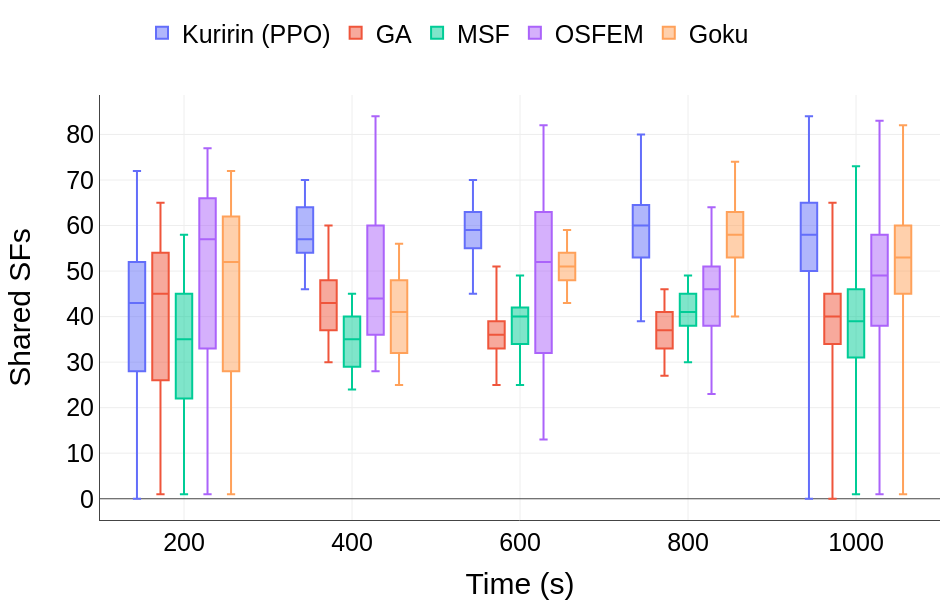

Write notebook code for a chart like this one.
### Code cell
data = {
    "Time (s)": tempos,
    "Kuririn (PPO)": dicio_csv_kuririn["shared_vnfs"],
    "GA": dicio_csv_GA["shared_vnfs"],
    "MSF": dicio_csv_MSF["shared_vnfs"],
    "OSFEM": dicio_csv_osfem["shared_vnfs"],
    "Goku": dicio_csv_goku["shared_vnfs"],
    # 'Vegeta': dicio_csv_GA["shared_vnfs"],
}

df = pd.DataFrame(data)

df_long = df.melt(id_vars=["Time (s)"], var_name="Method", value_name="Shared SFs")

# Criando o gráfico de box plot
fig = px.box(
    df_long,
    x="Time (s)",
    y="Shared SFs",
    color="Method",
    title=None,
    orientation="v",
    points=False,
)

fig.update_traces(quartilemethod="inclusive")


draft_template = go.layout.Template()
draft_template.layout.annotations = [
    dict(
        name="draft watermark",
        text="",
        textangle=-30,
        opacity=0.1,
        font=dict(color="black", size=100),
        xref="paper",
        yref="paper",
        x=0.5,
        y=0.5,
        showarrow=False,
    )
]

fig.update_layout(
    yaxis=dict(showline=True, showgrid=True),
    xaxis=dict(showline=True, showgrid=True),
    legend_title=None,
    margin=dict(l=100, r=10, b=80, t=25),
    autosize=True,
    width=950,
    height=600,
    template=draft_template,
    legend=dict(x=0.05, y=1.2, traceorder="normal", orientation="h"),
    font=dict(family="Arial", size=25, color="Black"),
)

# Exibindo o gráfico
fig.show()

### Figure 1 — Plotly figure (JSON) as saved in the notebook; plotly's stock layout.template omitted (floating-point values rounded to 4 significant figures; data arrays with more than 128 entries replaced by an {"elided": "..."} marker saying what was removed)
{"data": [{"alignmentgroup": "True", "boxpoints": false, "hovertemplate": "Method=Kuririn (PPO)<br>Time (s)=%{x}<br>Shared SFs=%{y}<extra></extra>", "legendgroup": "Kuririn (PPO)", "marker": {"color": "#636efa"}, "name": "Kuririn (PPO)", "notched": false, "offsetgroup": "Kuririn (PPO)", "orientation": "v", "quartilemethod": "inclusive", "showlegend": true, "type": "box", "x": {"elided": "3522 int values"}, "x0": " ", "xaxis": "x", "y": {"elided": "3522 str values"}, "y0": " ", "yaxis": "y"}, {"alignmentgroup": "True", "boxpoints": false, "hovertemplate": "Method=GA<br>Time (s)=%{x}<br>Shared SFs=%{y}<extra></extra>", "legendgroup": "GA", "marker": {"color": "#EF553B"}, "name": "GA", "notched": false, "offsetgroup": "GA", "orientation": "v", "quartilemethod": "inclusive", "showlegend": true, "type": "box", "x": {"elided": "3522 int values"}, "x0": " ", "xaxis": "x", "y": {"elided": "3522 str values"}, "y0": " ", "yaxis": "y"}, {"alignmentgroup": "True", "boxpoints": false, "hovertemplate": "Method=MSF<br>Time (s)=%{x}<br>Shared SFs=%{y}<extra></extra>", "legendgroup": "MSF", "marker": {"color": "#00cc96"}, "name": "MSF", "notched": false, "offsetgroup": "MSF", "orientation": "v", "quartilemethod": "inclusive", "showlegend": true, "type": "box", "x": {"elided": "3522 int values"}, "x0": " ", "xaxis": "x", "y": {"elided": "3522 str values"}, "y0": " ", "yaxis": "y"}, {"alignmentgroup": "True", "boxpoints": false, "hovertemplate": "Method=OSFEM<br>Time (s)=%{x}<br>Shared SFs=%{y}<extra></extra>", "legendgroup": "OSFEM", "marker": {"color": "#ab63fa"}, "name": "OSFEM", "notched": false, "offsetgroup": "OSFEM", "orientation": "v", "quartilemethod": "inclusive", "showlegend": true, "type": "box", "x": {"elided": "3522 int values"}, "x0": " ", "xaxis": "x", "y": {"elided": "3522 str values"}, "y0": " ", "yaxis": "y"}, {"alignmentgroup": "True", "boxpoints": false, "hovertemplate": "Method=Goku<br>Time (s)=%{x}<br>Shared SFs=%{y}<extra></extra>", "legendgroup": "Goku", "marker": {"color": "#FFA15A"}, "name": "Goku", "notched": false, "offsetgroup": "Goku", "orientation": "v", "quartilemethod": "inclusive", "showlegend": true, "type": "box", "x": {"elided": "3522 int values"}, "x0": " ", "xaxis": "x", "y": {"elided": "3522 str values"}, "y0": " ", "yaxis": "y"}], "layout": {"autosize": true, "boxmode": "group", "font": {"color": "Black", "family": "Arial", "size": 25}, "height": 600, "legend": {"orientation": "h", "title": {}, "tracegroupgap": 0, "traceorder": "normal", "x": 0.05, "y": 1.2}, "margin": {"b": 80, "l": 100, "r": 10, "t": 25}, "width": 950, "xaxis": {"anchor": "y", "domain": [0, 1], "showgrid": true, "showline": true, "title": {"text": "Time (s)"}}, "yaxis": {"anchor": "x", "domain": [0, 1], "showgrid": true, "showline": true, "title": {"text": "Shared SFs"}}}}
